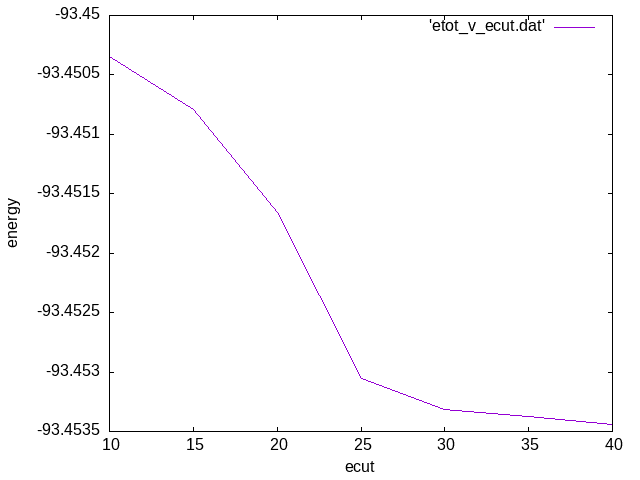

This figure's gnuplot source:
set terminal png
set output 'ecut.png'
set xlabel 'ecut'
set ylabel 'energy'

plot 'etot_v_ecut.dat' w l
